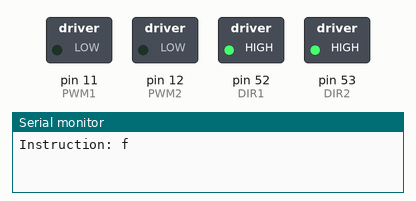
The sketch below on a simulated Arduino Mega 2560, built with avr-gcc and run on an emulated ATmega2560. Parts: switched loads named in the sketch (green lamp = pin HIGH), the last lines printed to the serial monitor.

Above: at 1.5 s.
At 5.5 s:
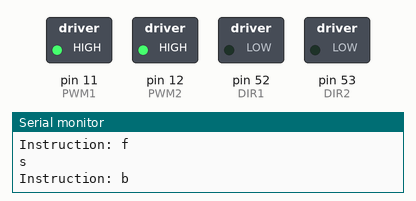
At 9.5 s:
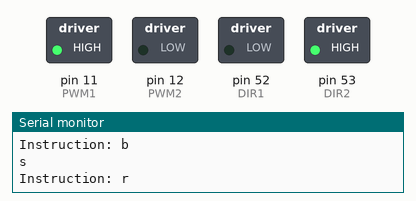
At 13.5 s:
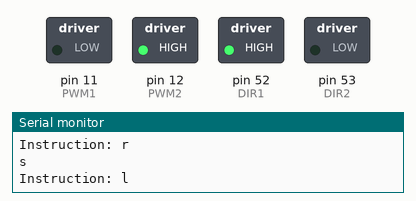
At 19.5 s:
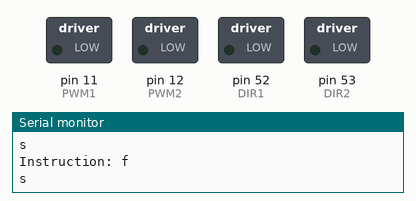
Timing chart, 0 to 20.8 s (numbered marks = the images above):
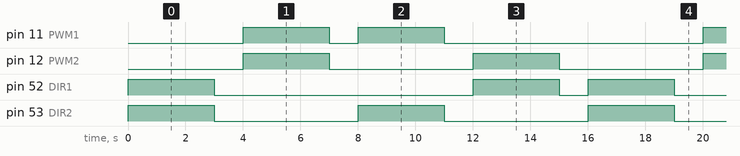

The sketch:

gestion_moteurs.ino
```cpp
/*
 * Fichier de gestion des moteurs
 *
 */


// DEBUG
#define DEBUG true
#if DEBUG
#define msg(m) Serial.print(m)
#define dbg(d) Serial.begin(d)
#else
#define msg(m)
#define dbg(d)
#endif


// Motors
#define DIR1 52 // motor B first
#define PWM1 11 // motor B second
#define DIR2 53 // motor A first
#define PWM2 12 // motor A second
#define FORWARD 'f'
#define BACKWARD 'b'
#define LEFT  'l'
#define RIGHT 'r'
#define STOP 's'


// Setup
void setup(){
  //Debug
  dbg(9600);

  // Motors
  pinMode(DIR1,OUTPUT);
  pinMode(PWM1,OUTPUT);
  pinMode(DIR2,OUTPUT);
  pinMode(PWM2,OUTPUT);
}


// Main loop
void loop(){
  char loopAll[] ={FORWARD, BACKWARD, RIGHT, LEFT};
  for(int i = 0; i < sizeof(loopAll); i++){
  	msg("Instruction: ");
  	msg(loopAll[i]);
  	msg("\n");
  	motorManagement(loopAll[i]);
  	delay(3000);
  	msg(STOP);
  	msg("\n");
  	motorManagement(STOP);
  	delay(1000);
  }
}


// Motor management
void motorManagement(char instruction){
  switch(instruction){
    case FORWARD: // forward
      digitalWrite(DIR1, 1);
      digitalWrite(DIR2, 1);
      digitalWrite(PWM1, 0);
      digitalWrite(PWM2, 0);
      break;
    case LEFT: // left
      digitalWrite(DIR1, 1);
      digitalWrite(DIR2, 0);
      digitalWrite(PWM1, 0);
      digitalWrite(PWM2, 1);
      break;
    case RIGHT: // right
      digitalWrite(DIR1, 0);
      digitalWrite(DIR2, 1);
      digitalWrite(PWM1, 1);
      digitalWrite(PWM2, 0);
      break;
    case BACKWARD: // backward
      digitalWrite(DIR1, 0);
      digitalWrite(DIR2, 0);
      digitalWrite(PWM1, 1);
      digitalWrite(PWM2, 1);
      break;
    default: // stop if default
      digitalWrite(DIR1, 0);
      digitalWrite(DIR2, 0);
      digitalWrite(PWM1, 0);
      digitalWrite(PWM2, 0);
      break;
  }
}
```

Measured:
- by itself, pin 11 (PWM1): repeats every 16.0 s: LOW 1.0 s, HIGH 3.0 s, LOW 9.0 s, HIGH 3.0 s
- by itself, pin 12 (PWM2), pin 53 (DIR2): alternates HIGH for 3.0 s and LOW for 5.0 s
- by itself, pin 52 (DIR1): repeats every 16.0 s: LOW 9.0 s, HIGH 3.0 s, LOW 1.0 s, HIGH 3.0 s
